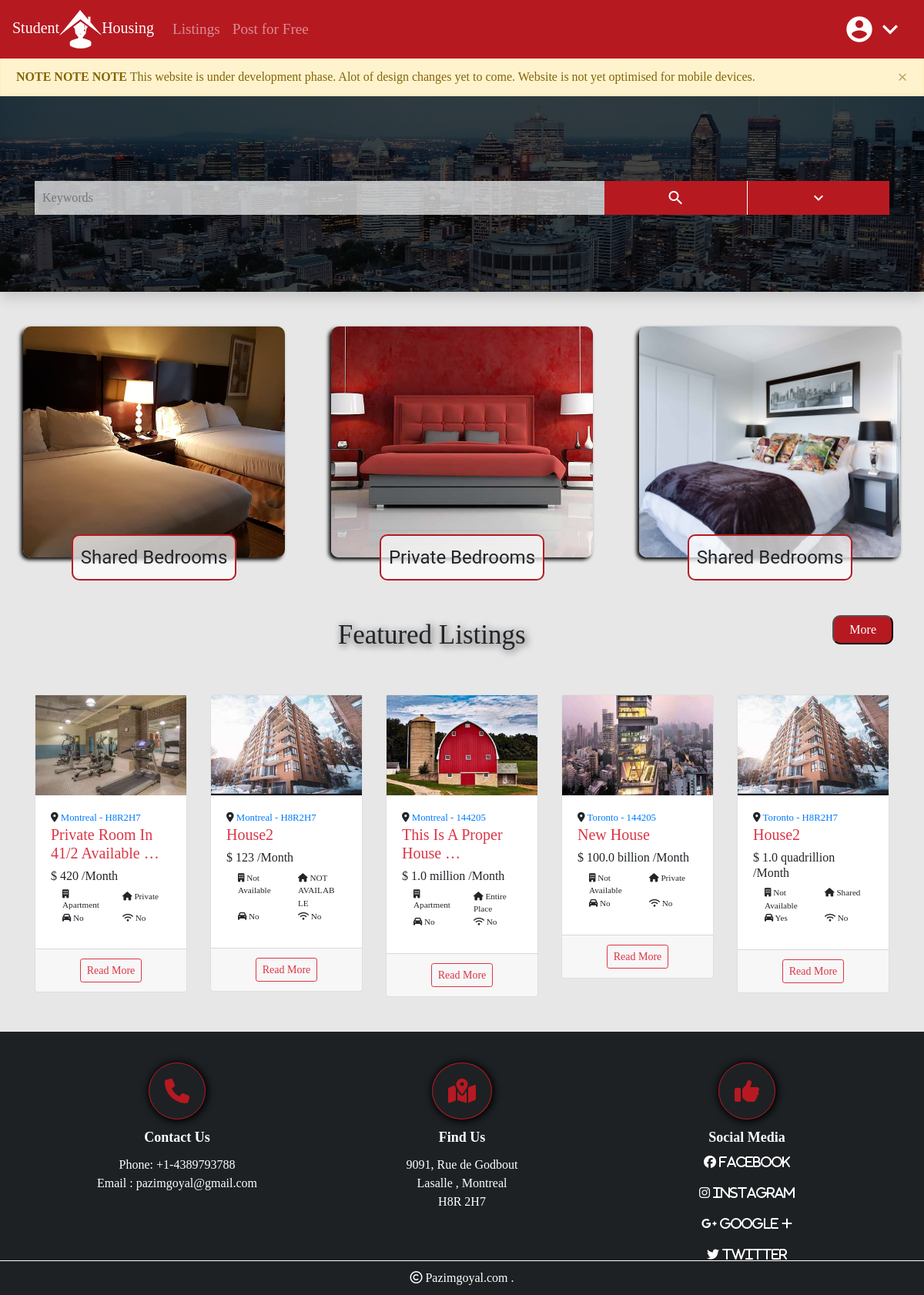
The page / on the database its author committed.
### listings/models.py (models this page shows, shortened)
class HouseListings(models.Model):
    title = models.CharField(max_length=200)
    description = models.TextField(blank=True)
    price = models.IntegerField()
    address = models.CharField(max_length=200, default="")
    city = models.CharField(max_length=10, choices=city)
    zipCode = models.CharField(max_length=10)
    building_type = models.CharField(choices=typeB, max_length=18)
    garage = models.BooleanField(default=False)
    space_given = models.CharField(choices=space, max_length=15)
    created_date = models.DateTimeField(default=timezone.now, blank=True)
    is_published = models.BooleanField(default=True)
    image1 = models.ImageField(upload_to='photos/%Y%m%d/', default="default.jpeg")
    image2 = models.ImageField(upload_to='photos/%Y%m%d/', blank=True)
    image3 = models.ImageField(upload_to='photos/%Y%mb%d/', blank=True)
    image4 = models.ImageField(upload_to='photos/%Y%m%d/', blank=True)
    image5 = models.ImageField(upload_to='photos/%Y%m%d/', blank=True)
    image6 = models.ImageField(upload_to='photos/%Y%m%d/', blank=True)
    image7 = models.ImageField(upload_to='photos/%Y%m%d/', blank=True)
    image8 = models.ImageField(upload_to='photos/%Y%m%d/', blank=True)
    image9 = models.ImageField(upload_to='photos/%Y%mb%d/', blank=True)
    image10 = models.ImageField(upload_to='photos/%Y%m%d/', blank=True)
    image11 = models.ImageField(upload_to='photos/%Y%m%d/', blank=True)
    image12 = models.ImageField(upload_to='photos/%Y%m%d/', blank=True)
    bathrooms = models.DecimalField(max_digits=2, default=1, decimal_places=1)
    electricityIncluded = models.BooleanField(default=False)
    wifiIncluded = models.BooleanField(default=False)
    animalsAllowed = models.BooleanField(default=False)
    furnished = models.TextField(choices=furnish)
    user = models.ForeignKey(User, on_delete=models.CASCADE)
    size = models.DecimalField(blank=True, decimal_places=1, max_digits=2, default=3.5)
    bathrooms = models.DecimalField(blank=True, decimal_places=1, max_digits=2, default=2)

### listings/views.py (the view)
# urls.py: path('', views.index, name='index'),
def index(request):
    listing = HouseListings.objects.order_by('-created_date')[:5]
    return render(request, 'index.html',
                  {'items': listing, 's': space_type_c, 'c': city_c, 'b': building_type_c, 'o': order_c,
                   'f': furnished_c})

### templates/index.html (shortened to what this page needs)
{% extends 'base.html' %}
{% load static%}
{%load humanize%}
{% block content %}
<div class="alert alert-warning alert-dismissible fade show" role="alert" style="margin:0px;">
    <strong>NOTE NOTE NOTE</strong> This website is under development phase. Alot of design changes yet to come. Website
    is not yet optimised for mobile devices.
    <button type="button" class="close" data-dismiss="alert" aria-label="Close">
        <span aria-hidden="true">&times;</span>
    </button>
</div>
<div class="indexMain" style="position: relative;">
    <div class="shadow"></div>
    <div class="container search_bar_full">
        <form action="{%url 'listings'%}">
            <div class="row no-gutters search_bar">
                <div class="col-8">
                    <input type="search" class="input-form-txt" name="keywords" placeholder="Keywords">
                </div>
                <div class="col-2">
                    <button class="input-form-btn" type="submit"><i class="material-icons">search</i></button>
                </div>
                <div class="col-2">
                    <button class="input-form-btn adv" type="button" data-toggle="collapse" data-target="#advanceSearch"
                            aria-expanded="false" aria-controls="collapseExample"><i
                            class="material-icons  js-rotate-if-collapsed">keyboard_arrow_down</i>
                    </button>
                </div>
            </div>
        </form>
    </div>
</div>
<div id="page4" class="row">
    <div class="col-lg-4">
        <div class="x x1">
            <div class="innertxt">Shared Bedrooms</div>
        </div>
    </div>
    <div class="col-lg-4">
        <div class="x x2">
            <div class="innertxt">Private Bedrooms</div>
        </div>
    </div>
    <div class="col-lg-4">
        <div class="x x3">
            <div class="innertxt">Shared Bedrooms</div>
        </div>
    </div>
</div>
<div class="" style="padding-top: 40px">
    <div class="featuredListings">
        <div class="txt">Featured Listings
        </div>
<a href="{%url 'listings'%}">        <button>More</button></a>
    </div>
    <div class="row row-cols-lg-4 row-cols-md-3 row-cols-1 row-cols-xl-5" style="padding: 30px;"> {% for item in items%}
        <div class="col" style="margin-bottom: 15px;">
            <div class="card">
                <div class="card-img ">
                <img class="img-responsive" src="{{item.image1.url|cut:'.jpg'}}-thumbnail.jpg">
                </div>
                <div class="card-body">
                    <div class="card-title">
                        <small style="text-align: right;"><i class="fa fa-map-marker"></i><a href="#"> {{item.city}} -
                            {{item.zipCode|upper}}</a>
                        </small>
                        <h5 class="text-danger">{{item.title|title|truncatewords:5}}</h5>
                        <h6>$ {{item.price|intword|intcomma}} /Month</h6>
                        <div class="smallerItems row row-cols-2">
                            <div class="col info_item"><i class="fa fa-building"></i>
                                {{item.building_type|cut:"Building"|title}}
                            </div>
                            <div class="col info_item"><i class="fa fa-home"></i> {{item.space_given|cut:"Bedroom"}}
                            </div>
                            <div class="col info_item"><i class="fa  fa-car"></i> {{item.garage|yesno:"Yes,No"}}
                            </div>
                            <div class="col info_item"><i class="fa  fa-wifi "></i> {{item.wifiIncluded|yesno:"Yes,No"}}
                            </div>
                        </div>
                    </div>
                </div>
                <div class="card-footer">
                    <div class="d-flex justify-content-around">
                        <div>
                            <a type="button" class="btn btn-outline-danger btn-sm" href="{{item.id}}">Read More</a>
                        </div>
                    </div>
                </div>
            </div>
        </div>
        {%endfor%}
    </div>
</div>
{% endblock %}}

### StudentHomes/static/css/style1.css (style rules this page uses)
* { max-width: 100%; margin: 0px; padding: 0px; -webkit-appearance: none; }
body { background: #e7e7e7; font-family: 'Vollkorn', serif; padding-top: 75px; }
.row { margin-left: 0px; margin-right: 0px; }
.indexMain { background: url("../img/aerial-view-of-buildings-2889701.jpg") top; background-size: cover; width: 100%; height: auto; padding: 100px 0px 100px 0px; }
.shadow { margin-top: -100px; position: absolute; height: 100%; width: 100%; background-color: rgba(0, 0, 0, .7); }
.indexMain .search_bar_full { filter: blur(0px); }
.search_bar { border-right: none; }
.input-form-txt, .input-form-dpd { width: 100%; padding: 10px; margin-top: 10px; background-color: rgba(255, 255, 255, .7); border: none; }
.input-form-btn { background-color: #b71921; width: 100%; color: white; border: none; margin-top: 10px; }
.input-form-btn.adv { border-left: 1px solid #fff; }
.search_bar .material-icons { padding: 10px; }
.card { margin: auto; transition: box-shadow .5s; }
.card img { width: 100%; }
.card-img { border-radius: 0px 0px 0 0; max-height: 180px; overflow: hidden; }
.info_item { font-size: .7em; }
.featuredListings { width: 100%; padding: 20px 40px; display: flex; justify-content: space-between; text-shadow: 1px 1px 10px #fff, 2px 2px 10px #000; }
.featuredListings button { padding: 5px 20px; color: #fff; background: #b71921; border-radius: 10px; }
.featuredListings .txt { font-size: 35px; }
#page4 { margin-top: 30px; }
.x { margin: 15px; border-radius: 10px; box-shadow: -3px 3px 5px #000; min-height: 300px; padding-top: 10px; padding-bottom: 10px; transition: background 2s, transform 1s; }
.x.x1 { background: url("../img/travel-hotel-room-hotel-room-bed-interior.jpg") center no-repeat; background-size: cover; }
.x.x2 { background: url("../img/red-bed-room-interior-wallpaper-preview.jpg") center no-repeat; background-size: cover; }
.x.x3 { background: url("../img/photo-of-bedroom-1454806.jpg") center no-repeat; background-size: cover; }
.x { display: flex; justify-content: center; align-items: center; }
.x .innertxt { font-family: "Roboto", "Lucida Grande", "DejaVu Sans", "Bitstream Vera Sans", Verdana, Arial, sans-serif; font-size: x-large; border: 2px solid #b71921; transition: transform 1s, background-color 1s, color 1s, text-shadow 1s, border 1s, border-radious 1s; padding: 10px; border-radius: 10px; transform: translateY(150px); background-color: rgba(255, 255, 255, .7); cursor: pointer; }

### rows shown on the page
HouseListings: shows a picture, city "Montreal", zipCode "H8R2H7", title "Private Room In 41/2 Available …", price "420", building_type "Apartment", space_given "Private", garage "No", wifiIncluded "No"
HouseListings: shows a picture, city "Montreal", zipCode "H8R2H7", title "House2", price "123", building_type "Not Available", space_given "NOT AVAILABLE", garage "No", wifiIncluded "No"
HouseListings: shows a picture, city "Montreal", zipCode "144205", title "This Is A Proper House …", price "1.0 million", building_type "Apartment", space_given "Entire Place", garage "No", wifiIncluded "No"
HouseListings: shows a picture, city "Toronto", zipCode "144205", title "New House", price "100.0 billion", building_type "Not Available", space_given "Private", garage "No", wifiIncluded "No"
HouseListings: shows a picture, city "Toronto", zipCode "H8R2H7", title "House2", price "1.0 quadrillion", building_type "Not Available", space_given "Shared", garage "Yes", wifiIncluded "No"
